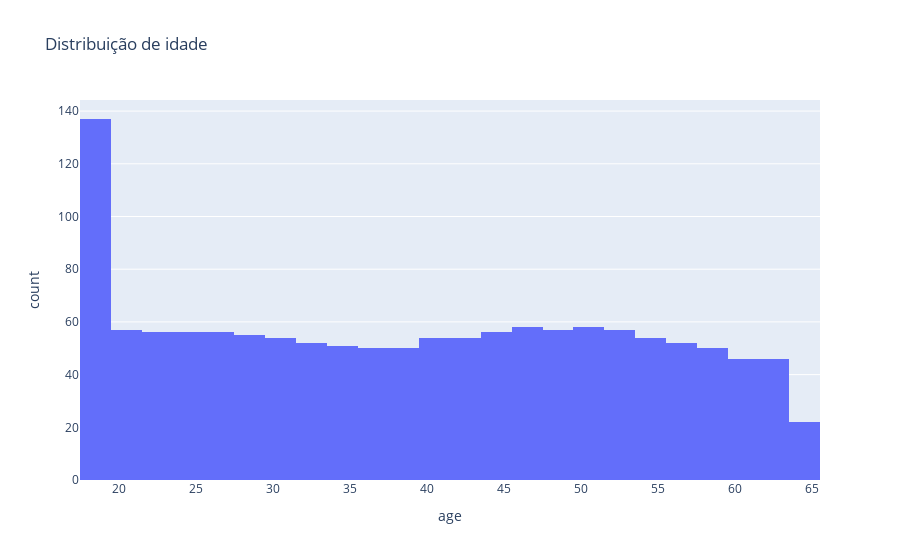

Source (notebook cell):
### Code cell
# Mostrar distribuição de idade
fig = px.histogram(df_costs,x='age',nbins=30,title='Distribuição de idade')
fig.show()

### Figure 1 — Plotly figure (JSON) as saved in the notebook; plotly's stock layout.template omitted (floating-point values rounded to 4 significant figures; data arrays with more than 128 entries replaced by an {"elided": "..."} marker saying what was removed)
{"data": [{"bingroup": "x", "hovertemplate": "age=%{x}<br>count=%{y}<extra></extra>", "legendgroup": "", "marker": {"color": "#636efa", "pattern": {"shape": ""}}, "name": "", "nbinsx": 30, "orientation": "v", "showlegend": false, "type": "histogram", "x": {"elided": "1338 int values"}, "xaxis": "x", "yaxis": "y"}], "layout": {"barmode": "relative", "legend": {"tracegroupgap": 0}, "title": {"text": "Distribuição de idade"}, "xaxis": {"anchor": "y", "domain": [0, 1], "title": {"text": "age"}}, "yaxis": {"anchor": "x", "domain": [0, 1], "title": {"text": "count"}}}}
